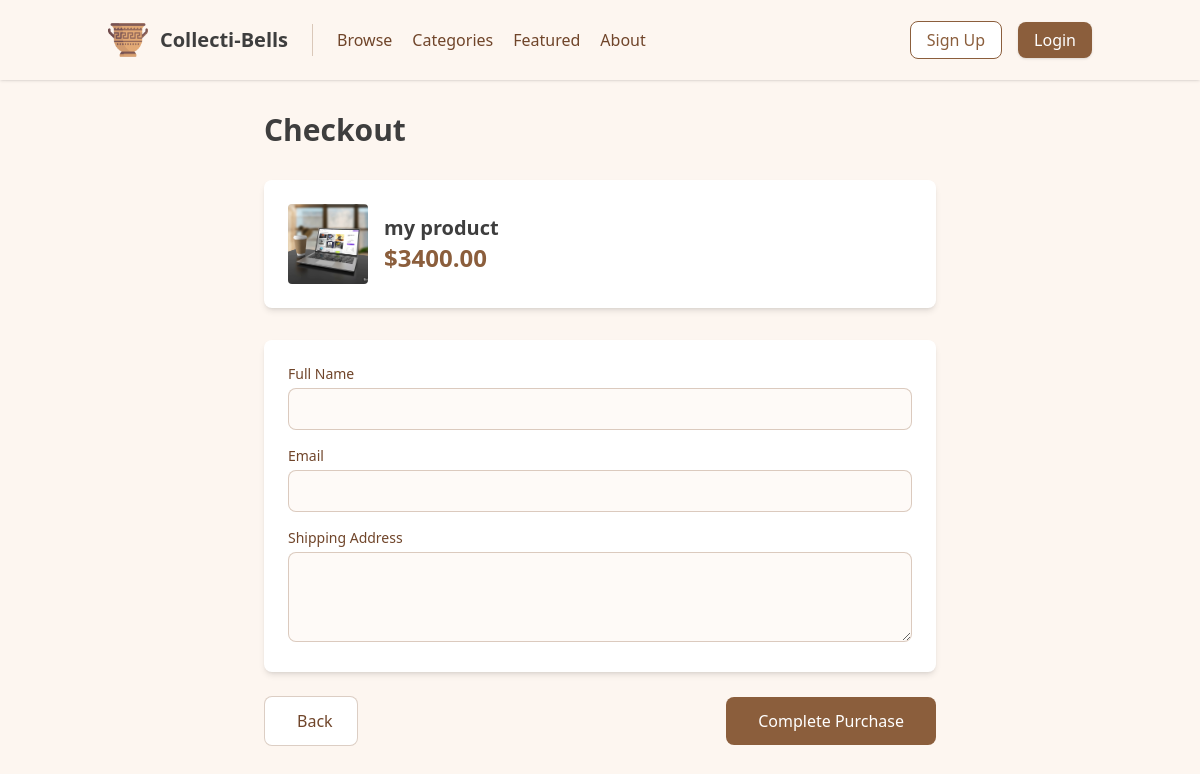
/checkout/1/, run on an earlier commit of the app's database.
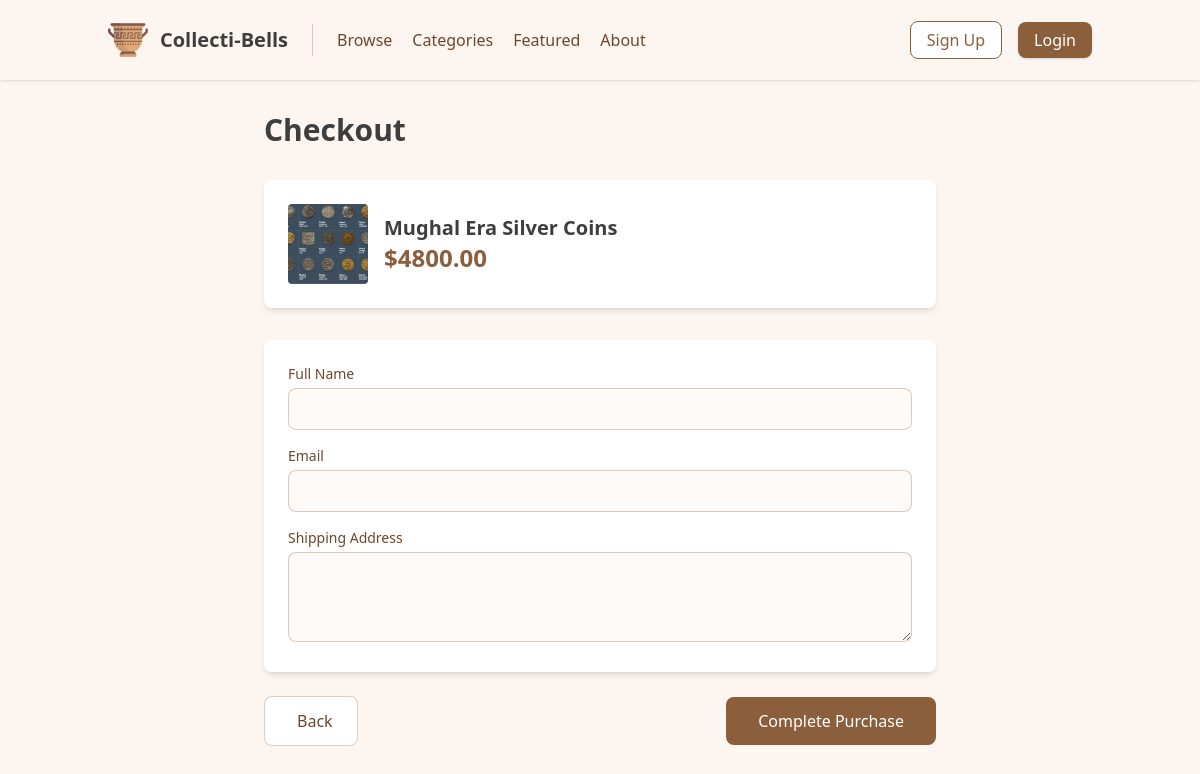
And on a later commit of the database.
### product/models.py (models this page shows, shortened)
class Product(models.Model):
    name = models.CharField(max_length=50)
    description = models.TextField()
    price = models.DecimalField(max_digits=10, decimal_places=2)
    stock = models.IntegerField()
    image = models.ImageField(upload_to='products/')
    created_at = models.DateTimeField(auto_now_add=True)
    updated_at = models.DateTimeField(auto_now=True)
    origin = models.CharField(max_length=100, blank=True, null=True)
    age = models.PositiveIntegerField(help_text="Age of the antique item in years", blank=True, null=True)
    category = models.CharField(max_length=100, blank=True, null=True)  # Changed to CharField

### product/views.py (the view, shortened to what this page needs)
# urls.py: path('checkout/<int:product_id>/', views.checkout, name='checkout'),
def checkout(request, product_id):
    product = get_object_or_404(Product, id=product_id)
    context = {
        'product': product,
    }
    return render(request, 'checkout.html', context)

### templates/checkout.html (shortened to what this page needs)
{% extends 'layout.html' %}
{% block content %}
<div class="container mx-auto px-4 py-8 animate-fade-in">
    <div class="max-w-2xl mx-auto">
        <h1 class="text-3xl font-bold text-[#3e3e3e] mb-8 animate-slide-up">Checkout</h1>
        <div class="bg-white rounded-lg shadow-md p-6 mb-8 animate-fade-in-up">
            <div class="flex items-center">
                {% if product.image %}
                    <img src="{{ product.image.url }}" alt="{{ product.name }}" class="w-20 h-20 object-cover rounded">
                {% endif %}
                <div class="ml-4">
                    <h2 class="text-xl font-semibold text-[#3e3e3e]">{{ product.name }}</h2>
                    <p class="text-2xl font-bold text-[#8b5e3c] animate-slide-up">${{ product.price }}</p>
                </div>
            </div>
        </div>
        <form method="post" class="space-y-6 animate-fade-in-up-delay">
            <div class="bg-white rounded-lg shadow-md p-6 space-y-4">
                <div>
                    <label class="block text-sm font-medium text-[#70452a] mb-1">Full Name</label>
                    <input type="text" name="name" required
                           class="w-full px-4 py-2 border border-[#8b5e3c]/30 rounded-lg focus:ring-2 focus:ring-[#8b5e3c] focus:border-[#8b5e3c] bg-[#fdf6f0]/50">
                </div>
                <div>
                    <label class="block text-sm font-medium text-[#70452a] mb-1">Email</label>
                    <input type="email" name="email" required
                           class="w-full px-4 py-2 border border-[#8b5e3c]/30 rounded-lg focus:ring-2 focus:ring-[#8b5e3c] focus:border-[#8b5e3c] bg-[#fdf6f0]/50">
                </div>
                <div>
                    <label class="block text-sm font-medium text-[#70452a] mb-1">Shipping Address</label>
                    <textarea name="address" required
                              class="w-full px-4 py-2 border border-[#8b5e3c]/30 rounded-lg focus:ring-2 focus:ring-[#8b5e3c] focus:border-[#8b5e3c] bg-[#fdf6f0]/50"
                              rows="3"></textarea>
                </div>
            </div>
            <div class="flex justify-between items-center">
                <a href="{% url 'product_detail' product.id %}"
                   class="inline-flex items-center px-6 py-3 border border-[#8b5e3c]/30 rounded-lg text-[#70452a] bg-white hover:bg-[#f4e7dc] transition duration-200 animate-fade-in-up">
                    Back
                </a>
                <button type="submit"
                        class="px-8 py-3 bg-[#8b5e3c] text-white rounded-lg hover:bg-[#70452a] focus:outline-none focus:ring-2 focus:ring-[#8b5e3c] focus:ring-offset-2 animate-fade-in-up-delay">
                    Complete Purchase
                </button>
            </div>
        </form>
    </div>
</div>
{% endblock %}

What changed in the data, as far as the page shows it:
changed Product: image: a different picture; name "my product" → "Mughal Era Silver Coins"; price "3400.00" → "4800.00"
